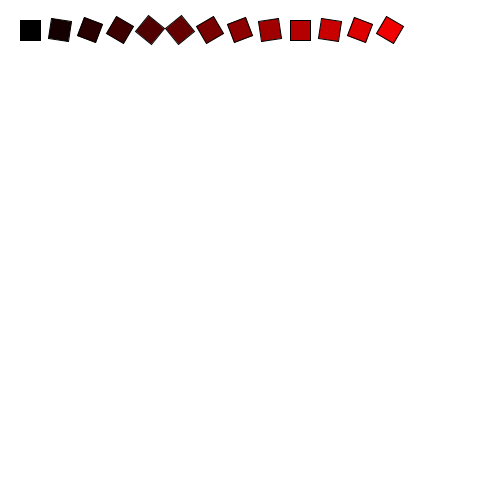
Frame 1 (no input)
Frame 60 (the mouse pressed at the canvas centre just before this capture): identical to frame 1, image omitted
Frame 120 (the mouse held since frame 60 and released just before this capture): identical to frame 1, image omitted

The Processing sketch that drew this single still picture (run headless with seeded random() and noise(); from frame 60 on, the mouse is pressed at the canvas centre):

// Processing sketch: forloop
// ── forloop.pde
int spacing = 30;

void setup() {
  size(500,500);  
}

void draw() {
  background(255);  
  translate(30,30);
  rectMode(CENTER);
  for (int i=0; i<13; i++) {
    pushMatrix();
    translate(i*spacing, 0);
    rotate(radians(i*10));
    fill(i*20,0,0);
    rect(0,0,20,20);
    popMatrix();
  }
    
}
